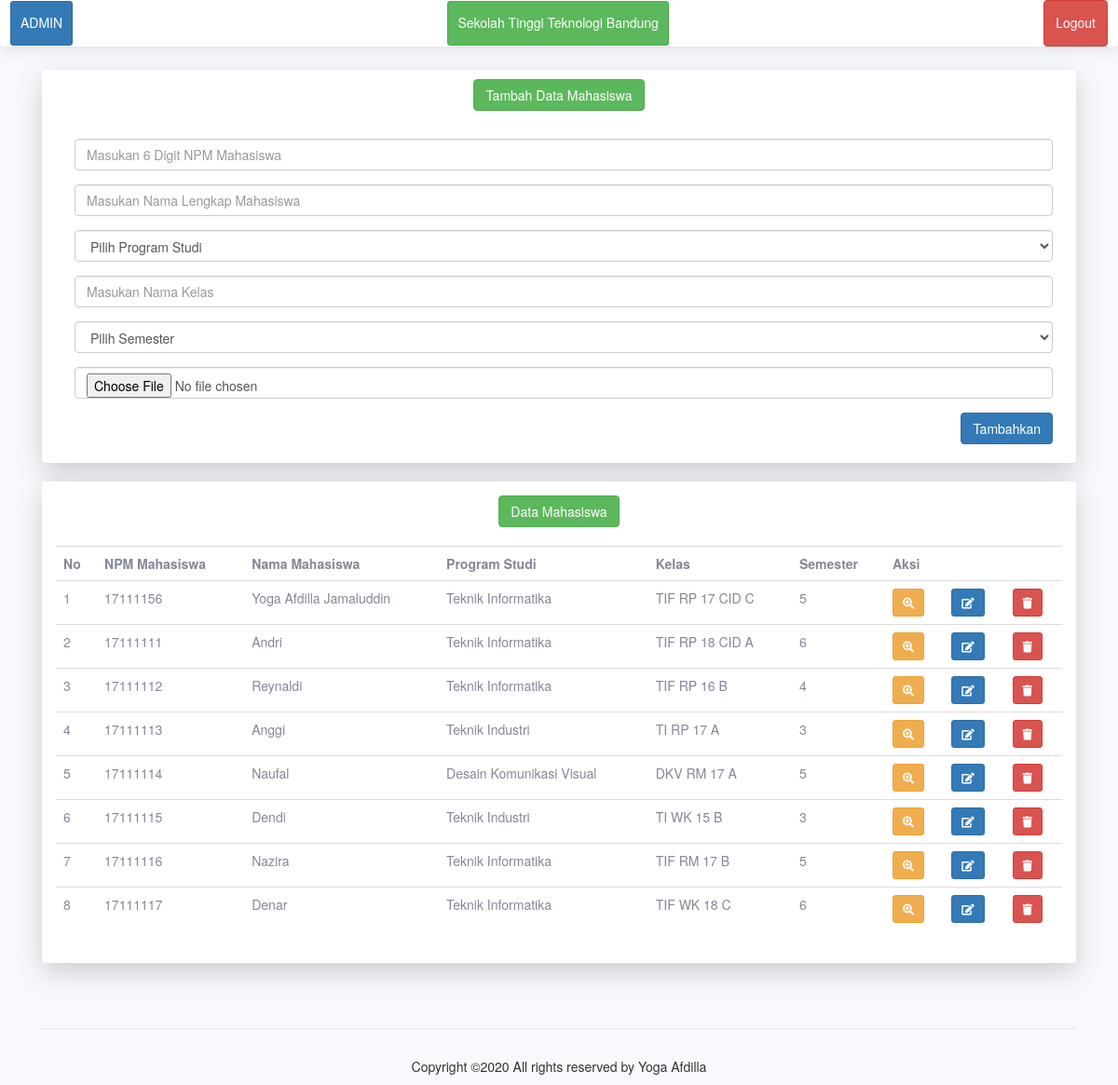
Page /index.php/admin on the earlier database version.
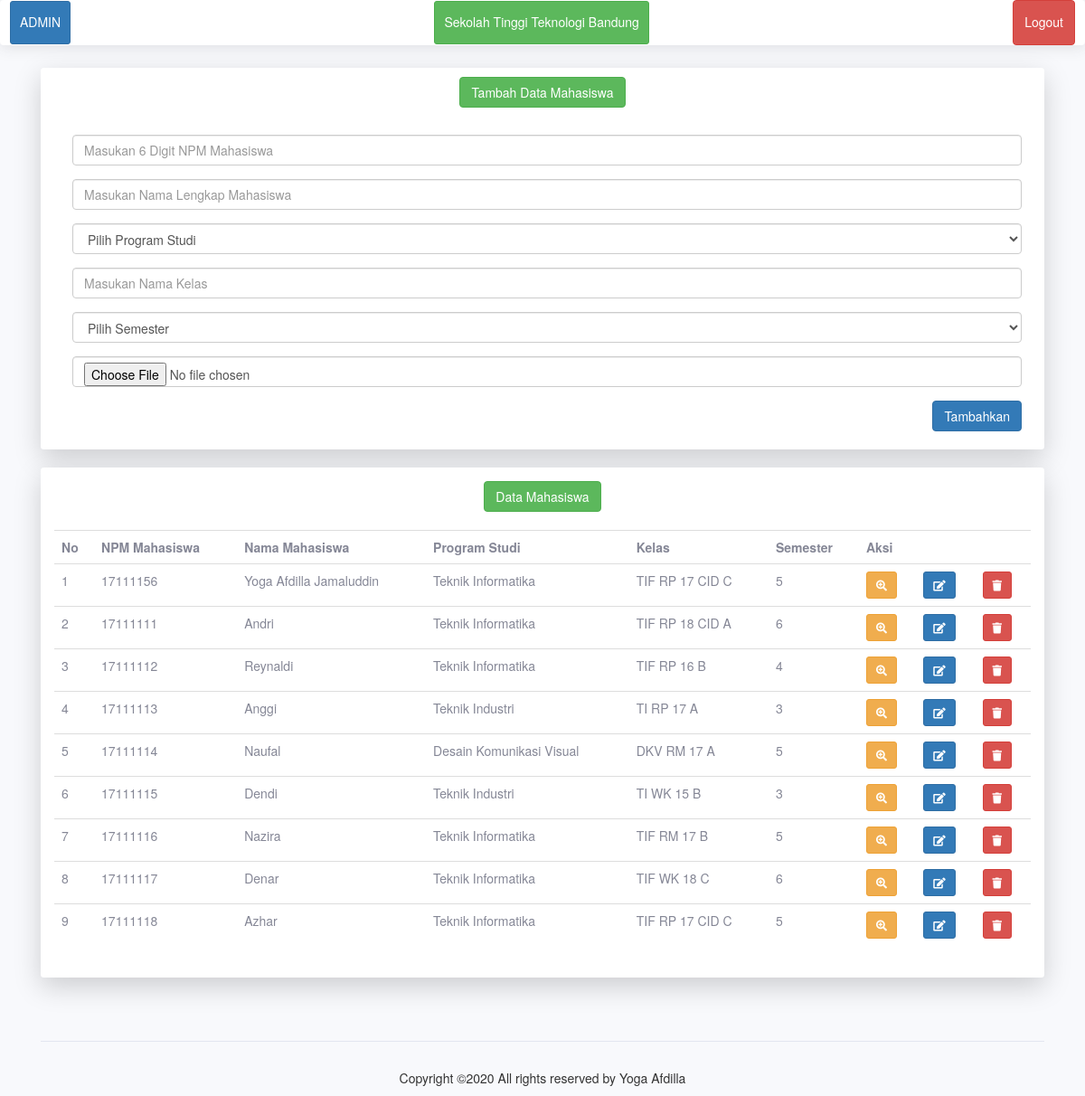
Same page on the later database version.
### tables this page shows
CREATE TABLE `data_mahasiswa` (
  `id` int(11) NOT NULL,
  `int_npm` int(12) NOT NULL,
  `str_nama` varchar(100) NOT NULL,
  `str_prodi` varchar(30) NOT NULL,
  `str_kelas` varchar(20) NOT NULL,
  `int_semester` int(2) NOT NULL,
  `gambar` text NOT NULL
);

### application/controllers/Admin.php (called while the page is built, shortened)
<?php
class Admin extends CI_Controller {
	public function index() {
		$data['mahasiswa'] = $this->Modeladmin->tampil_data();
		$data ['title'] = "Yoga Afdilla Jamaluddin | Sekolah Tinggi Teknologi Bandung";
		$this->load->view('template/header', $data);
		$this->load->view('template/sidebar');
		$this->load->view('dashboard', $data);
		$this->load->view('template/footer');
	}
}

### index.php (called while the page is built, shortened)
<?php
require_once BASEPATH.'core/CodeIgniter.php';

### application/models/Modeladmin.php (called while the page is built, shortened)
<?php
class Modeladmin extends CI_model {
    function tampil_data() {
        return $this->db->get('data_mahasiswa')->result();
    }
}
?>

### application/views/dashboard.php (the view, shortened to what this page needs)
<body>
    <div class="container">
        <div class="card o-hidden border-0 shadow-lg my-3 pt-2 ">
            <div class="card-body p-2">
                <div align="center">
                    <div class="btn btn-success">Tambah Data Mahasiswa</div>
                </div>
                <div class="container">
                    <div class="modal-body mr-5">
                        <form action="<?php echo base_url() . 'Admin/aksi_tambah_data'; ?>" method="post" enctype="multipart/form-data">
                            <div class="form-group">
                                <input type="text" name="npm" maxlength="8" class="form-control" placeholder="Masukan 6 Digit NPM Mahasiswa" required>
                            </div>
                            <div class="form-group">
                                <input type="text" name="nama" maxlength="25" class="form-control" placeholder="Masukan Nama Lengkap Mahasiswa" required>
                            </div>
                            <div class="form-group">
                                <select class="form-control" name="prodi" required>
                                    <option value="">Pilih Program Studi</option>
                                </select>
                            </div>
                            <div class="form-group">
                                <input type="text" name="kelas" maxlength="30" class="form-control" placeholder="Masukan Nama Kelas" required>
                            </div>
                            <div class="form-group">
                                <select class="form-control" name="semester" required>
                                    <option value="">Pilih Semester</option>
                                </select>
                            </div>
                            <div class="form-group">
                                <input type="file" name="gambar" class="form-control" placeholder="Masukan Foto Anda" required>
                            </div>
                            <div align="right">
                                <button type="submit" class="btn btn-primary">Tambahkan</button>
                            </div>
                        </form>
                    </div>
                </div>
            </div>
        </div>
    </div>
    <div class="container">
        <div class="card o-hidden border-0 shadow-lg my-3 p-4">
            <div class="card-body p-0">
                <div align="center">
                    <div class="btn btn-success">Data Mahasiswa</div>
                </div>
                <table style="margin:20px auto;" class="table" >
                    <tr>
                        <th>No</th>
                        <th>NPM Mahasiswa</th>
                        <th>Nama Mahasiswa</th>
                        <th>Program Studi</th>
                        <th>Kelas</th>
                        <th>Semester</th>
                        <th colspan="4">Aksi</th>
                    </tr>
                    <?php
                    $no = 1;
                    foreach ($mahasiswa as $mhs) :
                        ?>
                        <tr>
                            <td><?php echo $no++ ?></td>
                            <td><?php echo $mhs->int_npm ?></td>
                            <td><?php echo $mhs->str_nama ?></td>
                            <td><?php echo $mhs->str_prodi ?></td>
                            <td><?php echo $mhs->str_kelas ?></td>
                            <td><?php echo $mhs->int_semester ?></td>
                            <td><?php echo anchor('Admin/detail/' . $mhs->id, '<div class="btn btn-warning btn-sm"><i class="fa fa-search-plus"></i></div>') ?></td>
                            <td><?php echo anchor('Admin/edit/' . $mhs->id, '<div class="btn btn-primary btn-sm"><i class="fa fa-edit"></i></div>') ?></td>
                            <td>
                                <a href="<?= site_url("Admin/hapus/".$mhs->id); ?>" class="btn btn-danger btn-sm" onclick="return confirm('Yakin?')"><i class="fa fa-trash"></i></a>
                            </td>
                        </tr>
                    <?php endforeach; ?>
                </table>
            </div>
        </div>
    </div>
    </body>

Differences in the rows shown:
added data_mahasiswa: int_npm "17111118", str_nama "Azhar", str_prodi "Teknik Informatika", str_kelas "TIF RP 17 CID C", int_semester "5"
